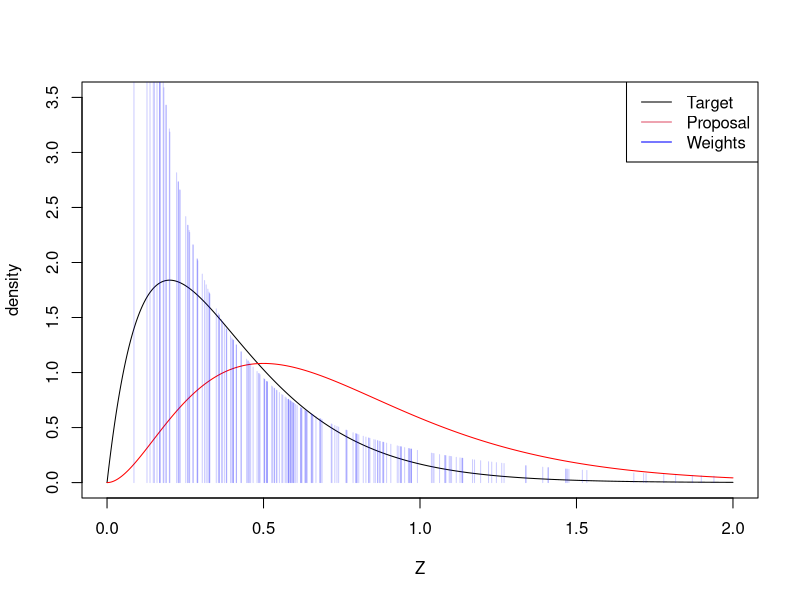
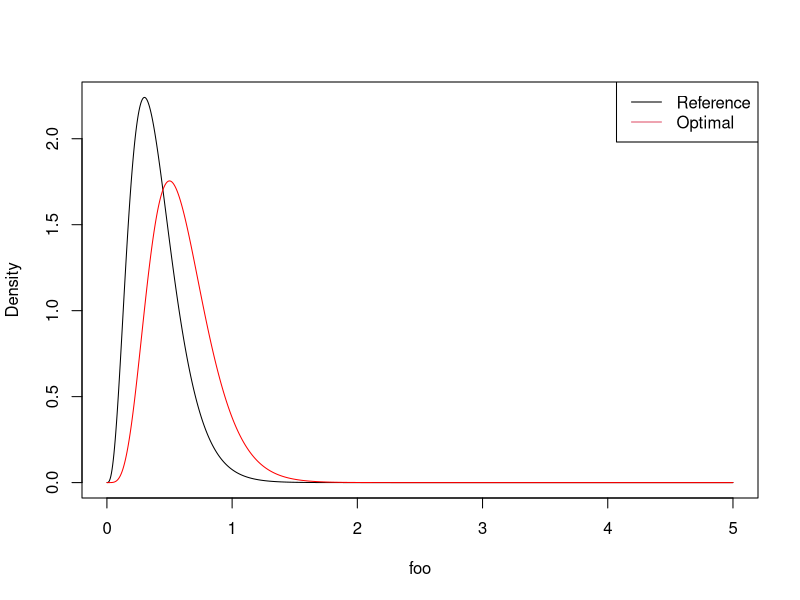
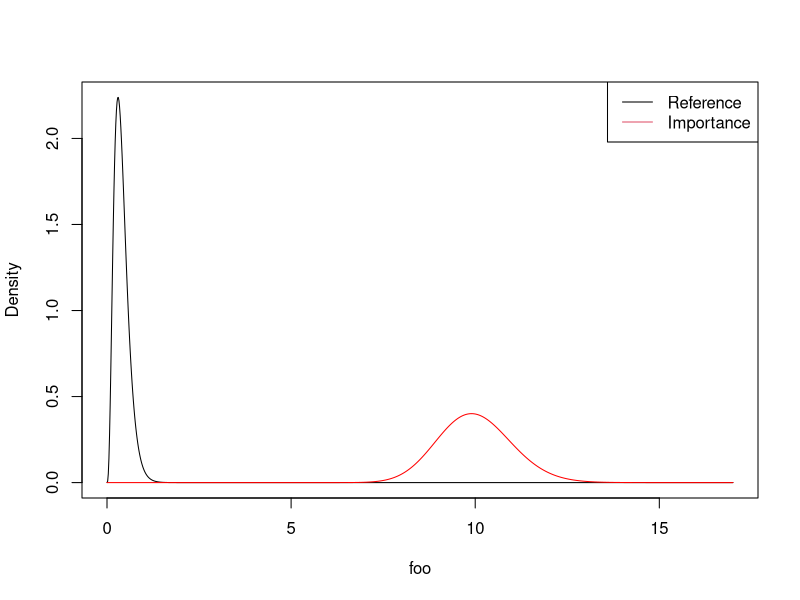

Source code (R) for these figures, in order:

#################################
### Plotting weights and
### Weighted average
##################################

set.seed(1)

alpha <- 2
beta <- 5

alpha.p <- alpha + 1
lambda <- 4 #proposal

N <- 1e4
samp <- rgamma(N, shape = alpha.p, rate = lambda)  # importance samples
weights <- dgamma(samp, shape = alpha, rate = beta) /dgamma(samp, shape = alpha.p, rate = lambda)


## Visualizing the target and the importance densities
index <- 1:200
foo <- seq(0, 2, length = 1e3)
plot(foo, dgamma(foo, shape = alpha, rate = beta), 
     type = 'l', col = "black", ylab = "density", ylim = c(0, 3.5), xlab = "Z")
lines(foo, dgamma(foo, shape = alpha.p, rate = lambda), col = "red")
segments(x0 = samp[index], x1 = samp[index], y0 = 0, y1 = weights[index], col = adjustcolor("blue", alpha.f = .2))
legend("topright", legend = c("Target", "Proposal", "Weights"), col = c(1,2,"blue"), lty = 1)





###########################################
### Optimal importance sampling from Gamma
###########################################
set.seed(1)

# Function does importance sampling to estimate second moment of a gamma distribution
imp_gamma <- function(N = 1e3, alpha = 4, beta = 10, moment = 2, imp.alpha = alpha + moment)
{
  fn.value <- numeric(length = N)  
  
  draw <- rgamma(N, shape = imp.alpha, rate = beta) # draw imporance samples
  fn.value <- draw^moment * dgamma(draw, shape = alpha, rate = beta) / dgamma(draw, shape = imp.alpha, rate = beta)
  
  return(fn.value)  #return all values
}

N <- 1e4
# Estimate 2nd moment from Gamma(4, 10) using Gamma(4, 10)
# this is IID Monte Carlo
imp_samp <- imp_gamma(N = N, imp.alpha = 4)
mean(imp_samp)
var(imp_samp)

# Estimate 2nd moment from Gamma(4, 10) using Gamma(6, 10)
# this is the optimal proposal
imp_samp <- imp_gamma(N = N)
mean(imp_samp)
var(imp_samp)

# why is the estimate good
foo <- seq(0.001, 5, length = 1e3)
plot(foo, dgamma(foo, shape = 4, rate = 10), type= 'l', ylab = "Density")
lines(foo, dgamma(foo, shape = 6, rate = 10), col = "red")
legend("topright", col = 1:2, lty = 1, legend = c("Reference", "Optimal"))



# Choosing a horrible proposal
# Estimate 2nd moment from Gamma(4, 10) using Gamma(100, 10)
imp_samp <- imp_gamma(N = N, imp.alpha = 100)
mean(imp_samp)   ## estimate is bad too
var(imp_samp)

# why is the estimate bad?
foo <- seq(0.001, 17, length = 1e3)
plot(foo, dgamma(foo, shape = 4, rate = 10), type= 'l', ylab = "Density")
lines(foo, dgamma(foo, shape = 100, rate = 10), col = "red")
legend("topright", col = 1:2, lty = 1, legend = c("Reference", "Importance"))






# This part is not in the notes
# Doing a simulation study for this
# Repeat the above many times to estimate the variability in the estimators
reps <- 1e3
N <- 1e4

var_ests <- matrix(0, nrow = reps, ncol = 4)
mean_ests <- matrix(0, nrow = reps, ncol = 4)
colnames(var_ests) <- c("4", "6", "7", "100")
colnames(mean_ests) <- c("4", "6", "7", "100")

for(i in 1:reps)
{
  imp_samp <- imp_gamma(N = N, imp.alpha = 4)
  mean_ests[i, 1] <- mean(imp_samp)
  var_ests[i, 1] <- var(imp_samp)
  
  imp_samp <- imp_gamma(N = N, imp.alpha = 6)
  mean_ests[i, 2] <- mean(imp_samp)
  var_ests[i, 2] <- var(imp_samp)
  
  imp_samp <- imp_gamma(N = N, imp.alpha = 7)
  mean_ests[i, 3] <- mean(imp_samp)
  var_ests[i, 3] <- var(imp_samp)
  
  imp_samp <- imp_gamma(N = N, imp.alpha = 100)
  mean_ests[i, 4] <- mean(imp_samp)
  var_ests[i, 4] <- var(imp_samp)
}

colMeans(mean_ests)  # Last estimate is horrible
colMeans(var_ests)   # Smallest for 6

